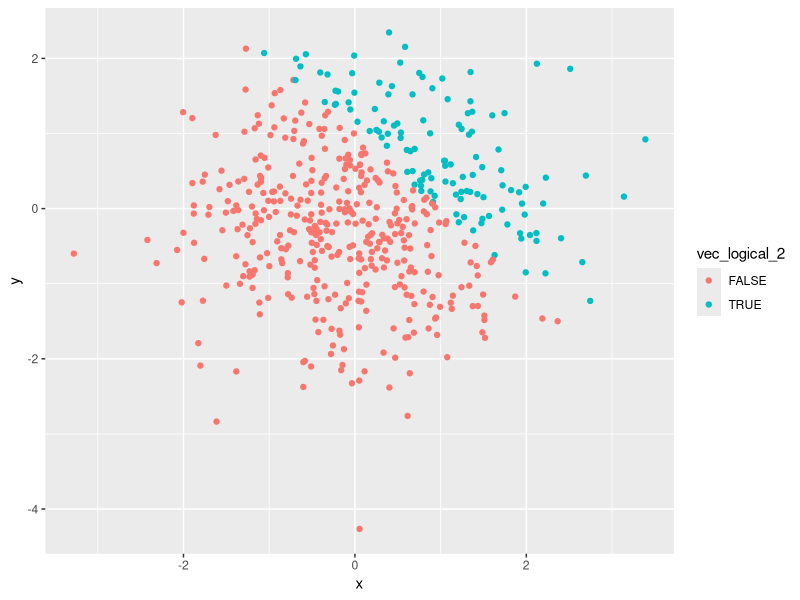
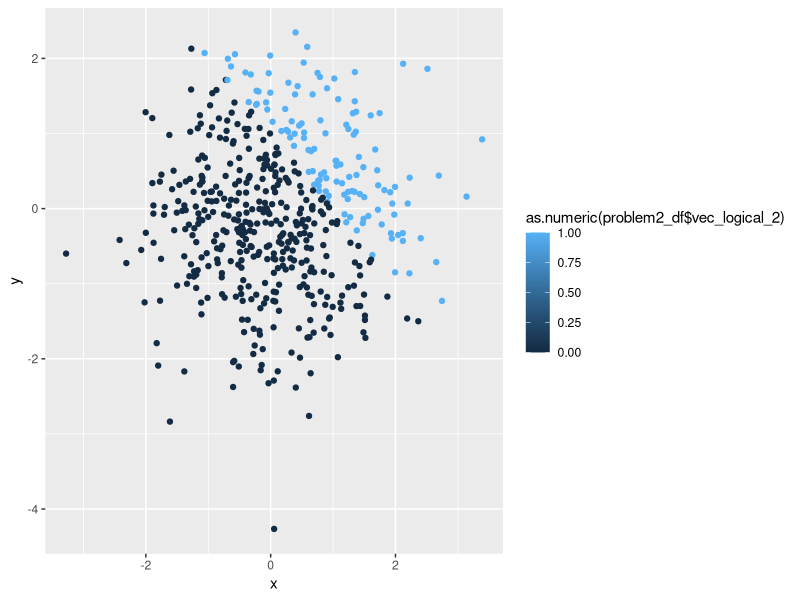
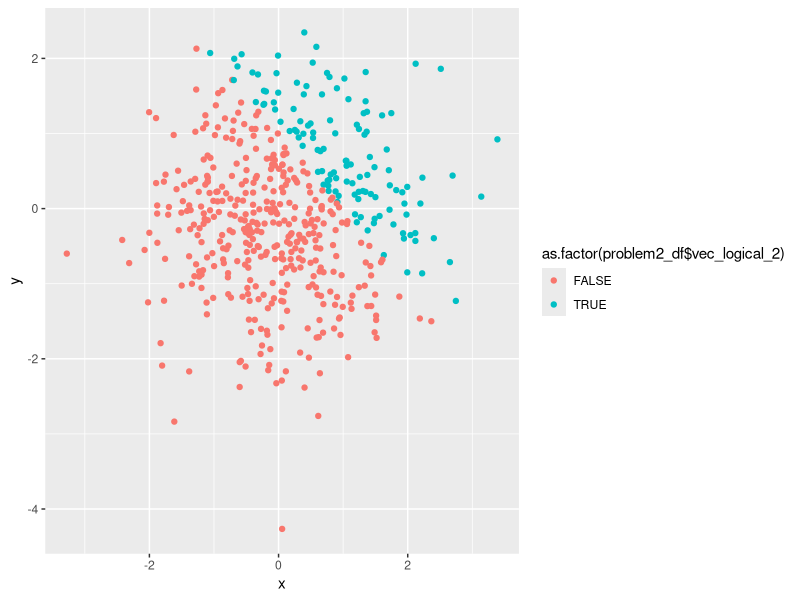

These charts were generated, in order, by the following R code:
## ---- chunk 1
library(tidyverse)

problem1_df = tibble(
  norm_samp = rnorm(8),
  vec_logical = norm_samp > 0,
  vec_char = character(length=8),
  vec_factor = factor(c("1", "2", "3", "3", "2", "1", "1", "2")),
)

mean(pull(problem1_df, norm_samp))
mean(pull(problem1_df, vec_logical))
mean(pull(problem1_df, vec_char))
mean(pull(problem1_df, vec_factor))
## ---- chunk 2

as.numeric(pull(problem1_df, vec_logical))*(pull(problem1_df, norm_samp))

as.factor(pull(problem1_df, vec_logical))*(pull(problem1_df, norm_samp))

as.numeric(as.factor(pull(problem1_df, vec_logical)))*(pull(problem1_df, norm_samp))

## ---- chunk 3

problem2_df = tibble(
  x = rnorm(500),
  y = rnorm(500),
  vec_logical_2 = x + y > 1,
  as.numeric(vec_logical_2),
  as.factor(vec_logical_2),
)

## ---- chunk 4

ggplot(problem2_df, aes(x = x, y = y, color = vec_logical_2)) + geom_point()

ggsave

ggplot(problem2_df, aes(x = x, y = y, color = as.numeric(problem2_df$vec_logical_2))) + geom_point()

ggplot(problem2_df, aes(x = x, y = y, color = as.factor(problem2_df$vec_logical_2))) + geom_point()
